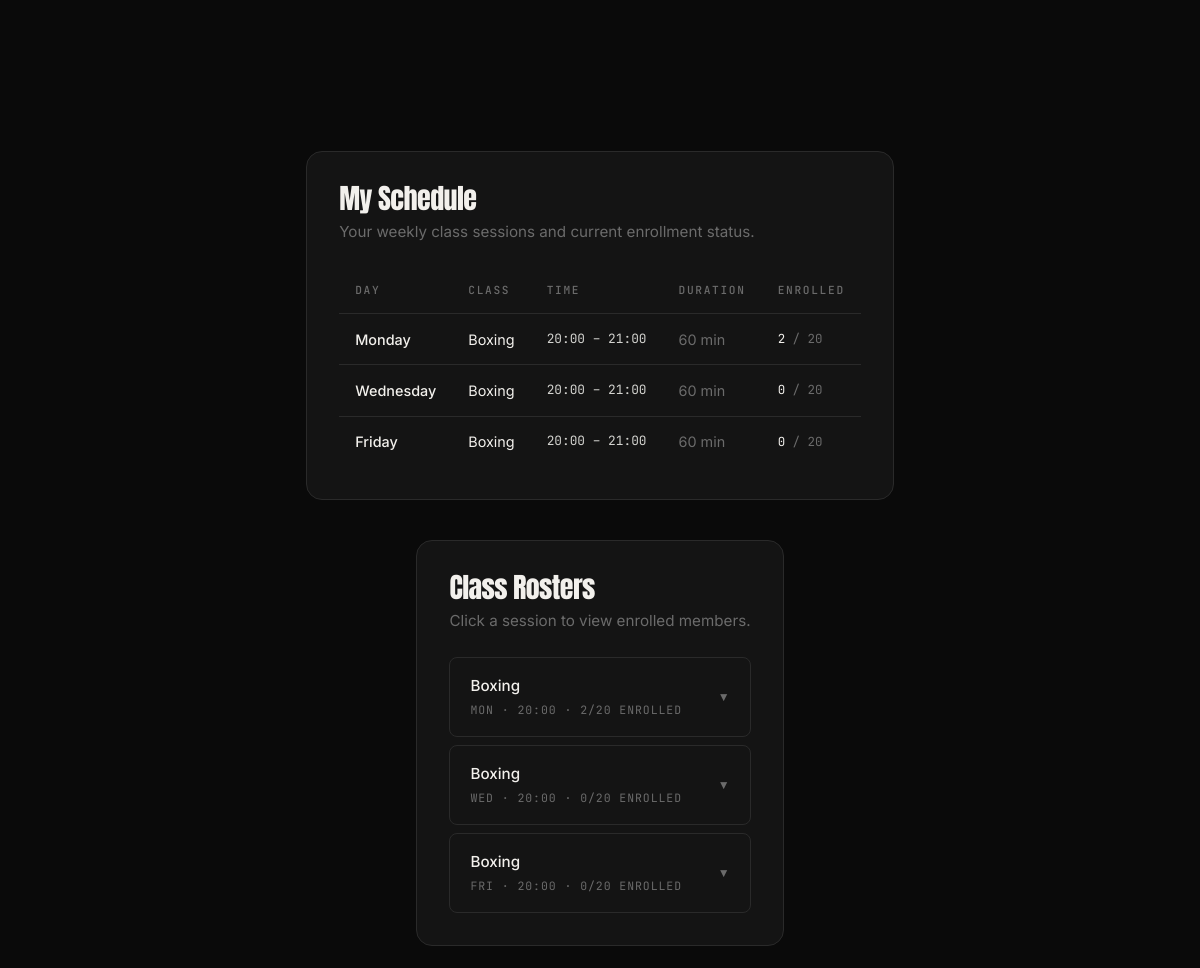
The app's page /trainer/dashboard.php (signed in, middle part), older data.
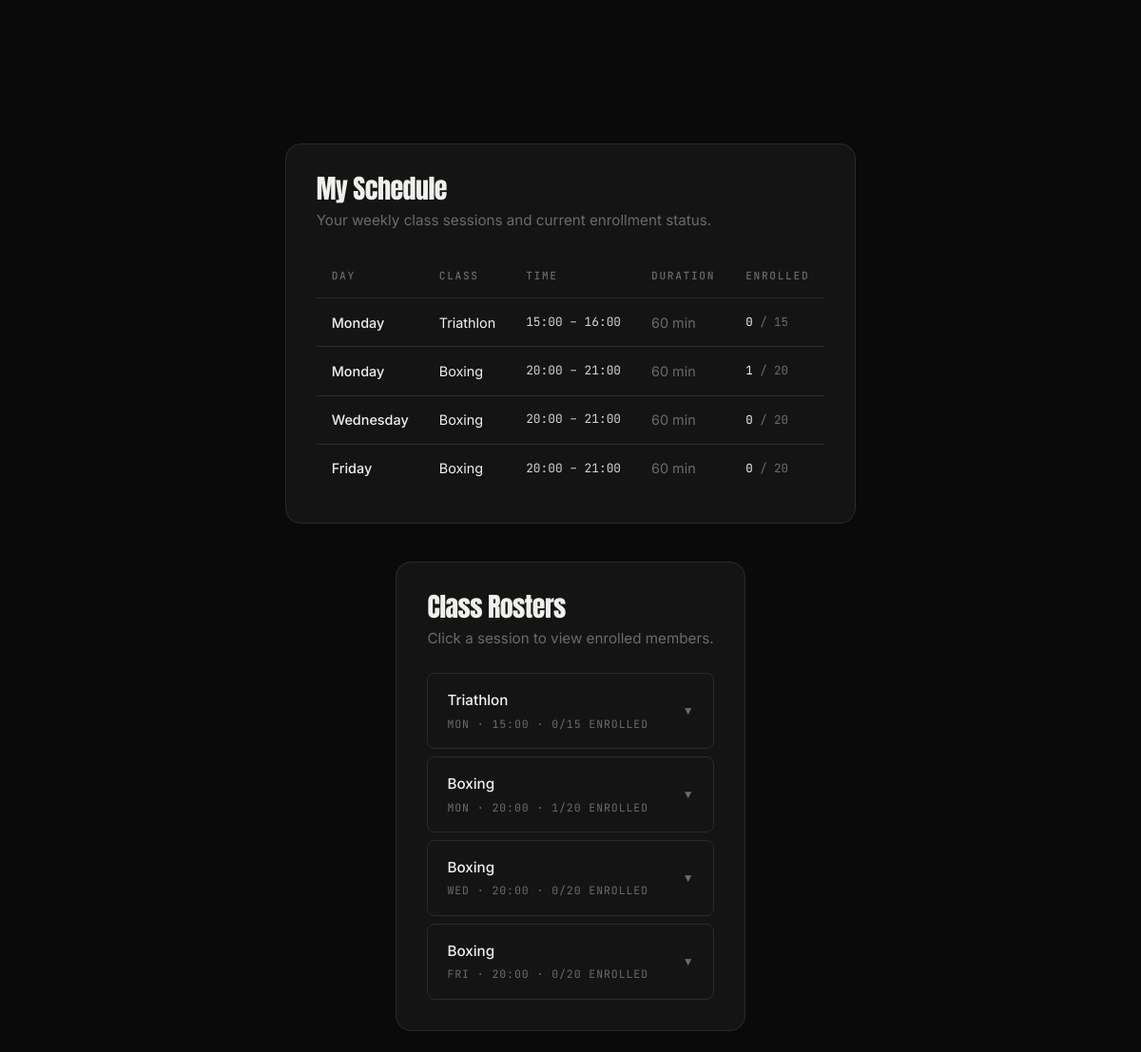
The same page, newer data.
### tables this page shows
CREATE TABLE sessions(
    id INTEGER PRIMARY KEY AUTOINCREMENT,
    class_id INTEGER NOT NULL,
    day_of_week TEXT NOT NULL CHECK (day_of_week IN ('monday','tuesday','wednesday','thursday','friday','saturday','sunday')),
    start_time TEXT NOT NULL,
    duration_minutes INTEGER NOT NULL CHECK (duration_minutes > 0),
    FOREIGN KEY (class_id) REFERENCES classes(id) ON DELETE CASCADE
);

CREATE TABLE classes(
    id INTEGER PRIMARY KEY AUTOINCREMENT,
    trainer_id INTEGER NOT NULL,
    name TEXT NOT NULL, --this name will be the type of class
    description TEXT,
    difficulty TEXT NOT NULL CHECK (difficulty IN('beginner', 'intermediate', 'advanced')),
    duration_minutes INTEGER NOT NULL,
    capacity INTEGER NOT NULL,
    is_active INTEGER NOT NULL DEFAULT 1, photo TEXT,
    FOREIGN KEY (trainer_id) REFERENCES users(id) ON DELETE RESTRICT
);

### includes/helper.php (called while the page is built, shortened)
<?php
function e(string $val): string {
    return htmlspecialchars($val, ENT_QUOTES | ENT_SUBSTITUTE, 'UTF-8');
}

### trainer/dashboard.php (the view, shortened to what the changed rows need)
<?php
$pdo        = get_db();
$trainer_id = (int)$_SESSION['user_id'];
$stmt = $pdo->prepare("
    SELECT c.id, c.name, c.description, c.difficulty, c.duration_minutes, c.capacity
    FROM classes c
    WHERE c.trainer_id = ? AND c.is_active = 1
    ORDER BY c.name
");
$stmt->execute([$trainer_id]);
$classes = $stmt->fetchAll();
$class_ids = array_column($classes, 'id');
$sessions = [];
if (!empty($class_ids)) {
    $placeholders = implode(',', array_fill(0, count($class_ids), '?'));
    $stmt = $pdo->prepare("
        SELECT s.id AS session_id, s.class_id, s.day_of_week, s.start_time, s.duration_minutes,
               c.name AS class_name, c.capacity
        FROM sessions s
        JOIN classes c ON c.id = s.class_id
        WHERE s.class_id IN ($placeholders)
        ORDER BY
            CASE s.day_of_week
                WHEN 'monday'    THEN 1
                WHEN 'tuesday'   THEN 2
                WHEN 'wednesday' THEN 3
                WHEN 'thursday'  THEN 4
                WHEN 'friday'    THEN 5
                WHEN 'saturday'  THEN 6
                WHEN 'sunday'    THEN 7
            END,
            s.start_time ASC
    ");
    $stmt->execute($class_ids);
    $sessions = $stmt->fetchAll();
}
$enrollment_counts = [];
if (!empty($sessions)) {
    $session_ids   = array_column($sessions, 'session_id');
    $placeholders2 = implode(',', array_fill(0, count($session_ids), '?'));
    $stmt = $pdo->prepare("
        SELECT session_id, COUNT(*) AS cnt
        FROM enrollments
        WHERE session_id IN ($placeholders2) AND status = 'enrolled'
        GROUP BY session_id
    ");
    $stmt->execute($session_ids);
    while ($row = $stmt->fetch()) {
        $enrollment_counts[(int)$row['session_id']] = (int)$row['cnt'];
    }
}
$day_label = [
    'monday'    => 'Monday',
    'tuesday'   => 'Tuesday',
    'wednesday' => 'Wednesday',
    'thursday'  => 'Thursday',
    'friday'    => 'Friday',
    'saturday'  => 'Saturday',
    'sunday'    => 'Sunday',
];
$day_abbr = [
    'monday' => 'Mon', 'tuesday' => 'Tue', 'wednesday' => 'Wed',
    'thursday' => 'Thu', 'friday' => 'Fri', 'saturday' => 'Sat', 'sunday' => 'Sun',
];
include __DIR__ . '/../includes/header.php';
?>
<main class="trainer-dashboard">
    <section class="trainer-section" id="trainer-schedule-section">
        <header class="trainer-section__header">
            <h2>My Schedule</h2>
        </header>
        <?php if (empty($sessions)): ?>
            <p class="trainer-schedule__empty">You have no sessions assigned yet.</p>
        <?php else: ?>
            <div class="trainer-schedule-wrap">
                <table class="trainer-schedule">
                    <thead>
                        <tr>
                            <th>Day</th>
                            <th>Class</th>
                            <th>Time</th>
                            <th>Duration</th>
                            <th>Enrolled</th>
                        </tr>
                    </thead>
                    <tbody>
                        <?php foreach ($sessions as $sess):
                            $count    = $enrollment_counts[(int)$sess['session_id']] ?? 0;
                            $capacity = (int)$sess['capacity'];
                            $end_min  = (int)explode(':', $sess['start_time'])[0] * 60
                                      + (int)explode(':', $sess['start_time'])[1]
                                      + (int)$sess['duration_minutes'];
                            $end_time = sprintf('%02d:%02d', intdiv($end_min, 60), $end_min % 60);
                        ?>
                        <tr>
                            <td class="schedule-day"><?= e($day_label[$sess['day_of_week']] ?? $sess['day_of_week']) ?></td>
                            <td class="schedule-class"><?= e($sess['class_name']) ?></td>
                            <td class="schedule-time"><?= e($sess['start_time']) ?> – <?= e($end_time) ?></td>
                            <td class="schedule-duration"><?= $sess['duration_minutes'] ?> min</td>
                            <td class="schedule-spots">
                                <span class="schedule-spots__enrolled"><?= $count ?></span>
                                <span class="schedule-spots__capacity">/ <?= $capacity ?></span>
                            </td>
                        </tr>
                        <?php endforeach; ?>
                    </tbody>
                </table>
            </div>
        <?php endif; ?>
    </section>
    <section class="trainer-section" id="trainer-roster-section">
        <header class="trainer-section__header">
            <h2>Class Rosters</h2>
        </header>
        <?php if (empty($sessions)): ?>
            <p class="trainer-roster__empty-all">No sessions to display.</p>
        <?php else: ?>
            <ul class="trainer-roster-list">
                <?php foreach ($sessions as $sess):
                    $count    = $enrollment_counts[(int)$sess['session_id']] ?? 0;
                    $capacity = (int)$sess['capacity'];
                ?>
                <li class="trainer-roster-item">
                    <button type="button"
                            class="trainer-roster-toggle"
                            data-session-id="<?= $sess['session_id'] ?>"
                            aria-expanded="false">
                        <span class="trainer-roster-toggle__info">
                            <span class="trainer-roster-toggle__class"><?= e($sess['class_name']) ?></span>
                            <span class="trainer-roster-toggle__meta">
                                <?= e($day_abbr[$sess['day_of_week']] ?? $sess['day_of_week']) ?>
                                · <?= e($sess['start_time']) ?>
                                · <?= $count ?>/<?= $capacity ?> enrolled
                            </span>
                        </span>
                        <span class="trainer-roster-toggle__arrow" aria-hidden="true">▼</span>
                    </button>
                </li>
                <?php endforeach; ?>
            </ul>
        <?php endif; ?>
    </section>
</main>
<?php include __DIR__ . '/../includes/footer.php';

Row changes from the older to the newer data that the page shows:
added sessions: day_of_week "Monday", class.name "Triathlon", start_time "15:00", end_time "16:00", duration_minutes "60", id "0", class.capacity "15", day_of_week "MON"
computed for sessions (number 2 of 4 on the later page): id "2" → "1"
